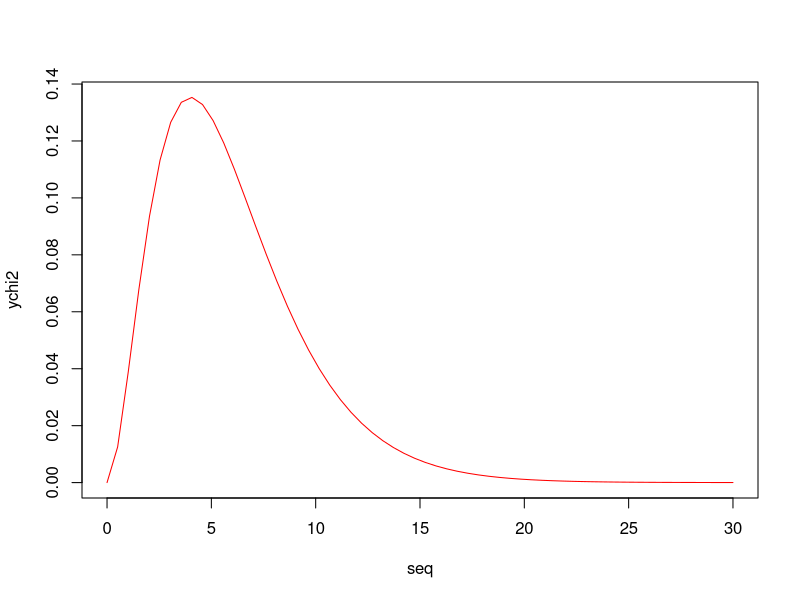
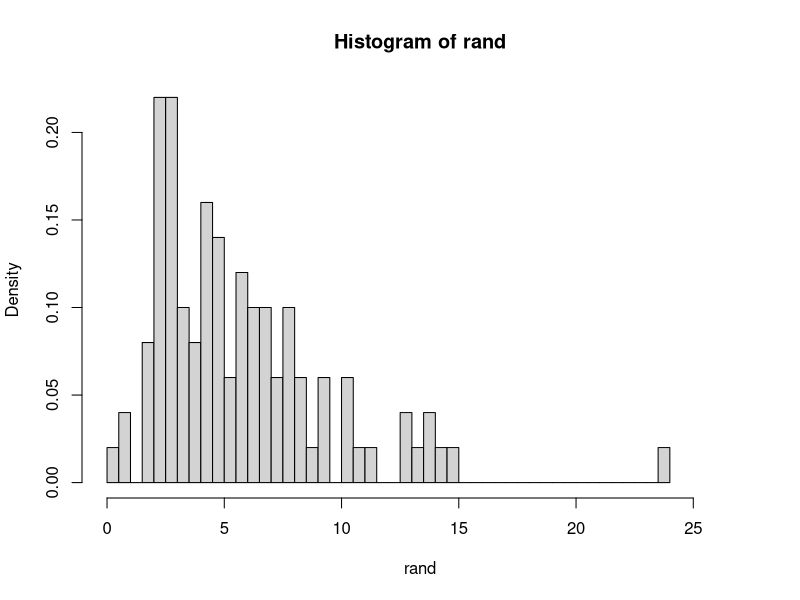

Write the R code that produced these figures, in order. (Note: this script raises an error after producing the figures.)
seq <- seq(0,30, length.out = 60)
ychi2 <- dchisq(seq,6)
plot(seq, ychi2, type = "l", col = "red")

rand <-rchisq(100,6)
hist(rand, breaks = 60, freq = F, xlim=c(0, max(rand)+3))

dens <- function(X, bandwith , kernel){

  
      n <- length(X)
      x <- seq.int(min(X), max(X), length.out = n)
      if (missing(kernel)) {kernel = "gaussian"}
      kern <- switch(kernel,
                  gaussian = function(u){return(dnorm(u))},
                  rectangular = {
                    ifelse(abs(u) < 1, .5, 0) },
                  triangular = function(u) {
                    return(ifelse(abs(u) < 1, (1 - abs(u)), 0)) },
                  epanechnikov = function(u){
                   return(ifelse(abs(u) < 1, 3/4*(1 - u^2), 0)) },
                  biweight = function(u){ 
                    return(ifelse(abs(u) < 1, 15/16*(1 - u^2)^2, 0)) }) #noyau caractère en fonction
      
      hat_f <- function(x, X, bandwith) { # X est l'échantillon, x de \hat f(x)
        for (i in 1:length(x)){
          hatf$vect[i] <- sum(kern((X-x[i])/bandwith)) / (bandwith*length(X)) #formule noyau
        }
        
        return(hatf)
      }
      
    if (missing(bandwith)){
        
      bandwith <- seq(0,5,0.1)
      
      s <- 0
      for (i in 1:n){ 
      s<- s + sum(kern( (X[i]-X[-i])/bandwith)) 
      }
      
      #n2hat_f <- norm(hat_f,2)^2  # ne fonctionne pas, doit être un vecteur
      #n2hat_f <- hat_f(x, X, bandwith)$norm22
      n2hat_f <- integrate(hat_f^2)
      
      R <- n2hat_f - 2/(n(n-1))* s /bandwith
      #gradient ?
      bandwith <- optim(bandwith, R)
      #bandwith <- bandwith[which.max(R)]
      }
      
      hat_f(x, X, bandwith) 
      
  
}



test = dens(rand, bandwith = 1, "gaussian")
lines(test)
 